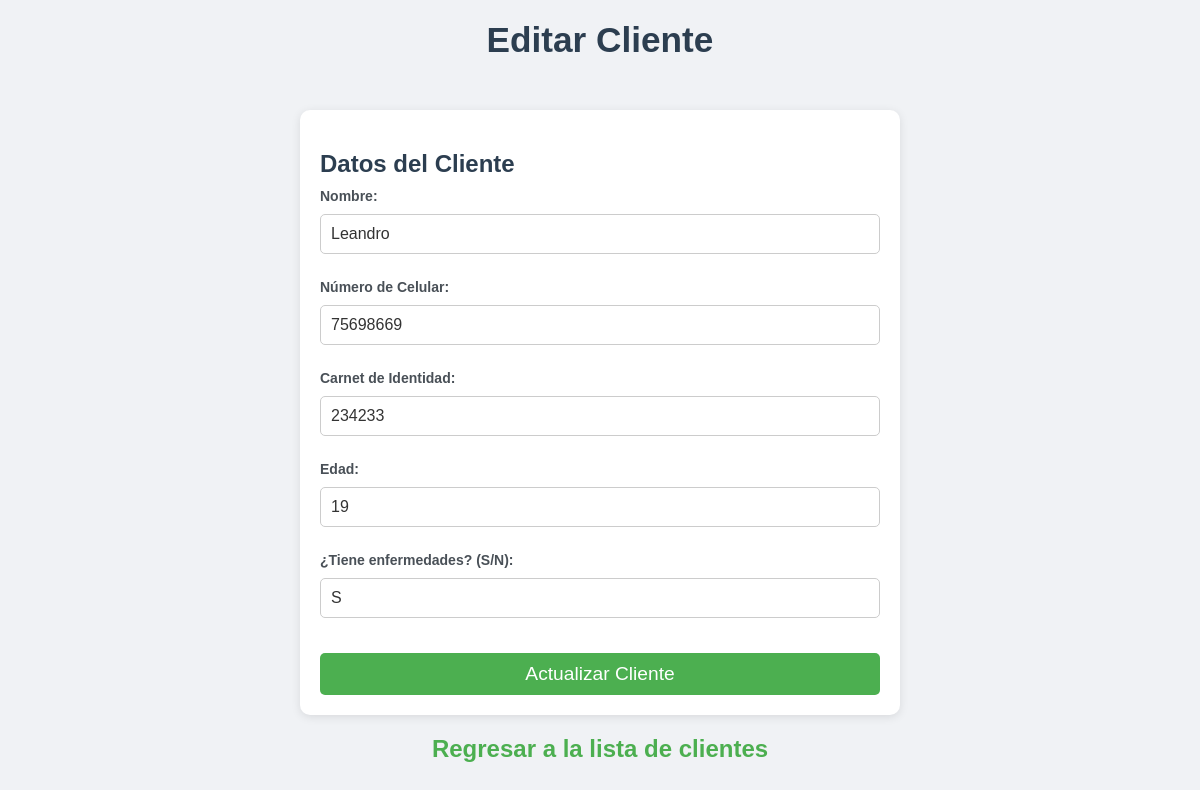
Page /editar_clientes.php?id=1 on the committed database.
### tables this page shows
CREATE TABLE `cliente` (
  `id` int(11) NOT NULL,
  `nombre` varchar(50) NOT NULL,
  `numero_de_celular` int(8) NOT NULL,
  `carnet_de_identidad` int(8) NOT NULL,
  `edad` int(3) NOT NULL,
  `enfermedades` varchar(2) NOT NULL,
  `historial_medico_id_hm` int(10) NOT NULL,
  `historial_tat_id_historial` int(10) NOT NULL
);

### editar_clientes.php (the view, shortened to what this page needs)
<?php
include 'connection.php';
if (isset($_GET['id'])) {
    $id_cliente = $_GET['id'];
    $sql_cliente = "SELECT * FROM cliente WHERE id = '$id_cliente'";
    $result_cliente = $conn->query($sql_cliente);
    $cliente = $result_cliente->fetch_assoc();
}
?>
<!DOCTYPE html>
<html lang="es">
<head>
    <link rel="stylesheet" href="css/estilo.css">
</head>
<body>
    <h1>Editar Cliente</h1>
    <form method="post" action="editar_clientes.php?id=<?php echo $id_cliente; ?>">
        <h2>Datos del Cliente</h2>
        <label for="nombre_cliente">Nombre:</label>
        <input type="text" id="nombre_cliente" name="nombre_cliente" value="<?php echo htmlspecialchars($cliente['nombre']); ?>" required>
        <label for="numero_de_celular">Número de Celular:</label>
        <input type="number" id="numero_de_celular" name="numero_de_celular" value="<?php echo htmlspecialchars($cliente['numero_de_celular']); ?>" required>
        <label for="carnet_de_identidad">Carnet de Identidad:</label>
        <input type="number" id="carnet_de_identidad" name="carnet_de_identidad" value="<?php echo htmlspecialchars($cliente['carnet_de_identidad']); ?>" required>
        <label for="edad">Edad:</label>
        <input type="number" id="edad" name="edad" value="<?php echo htmlspecialchars($cliente['edad']); ?>" required>
        <label for="enfermedades">¿Tiene enfermedades? (S/N):</label>
        <input type="text" id="enfermedades" name="enfermedades" value="<?php echo htmlspecialchars($cliente['enfermedades']); ?>" maxlength="1" required>
        <button type="submit">Actualizar Cliente</button>
    </form>
    <h2><a href="gestionar_clientes.php">Regresar a la lista de clientes</a></h2>
</body>
</html>

### Kraken/css/estilo.css (style rules this page uses)
body { font-family: 'Arial', sans-serif; background-color: #e9ecef; margin: 0; }
h1 { color: #343a40; text-align: center; margin-bottom: 20px; font-size: 24px; }
form { padding: 20px; }
form label { font-size: 14px; color: #495057; display: block; margin-bottom: 5px; }
form input, form textarea, form select { width: 100%; padding: 10px; margin-bottom: 15px; border: 1px solid #ced4da; border-radius: 5px; font-size: 14px; }
form button { background-color: #17a2b8; color: #ffffff; border: none; padding: 12px 20px; border-radius: 5px; font-size: 14px; cursor: pointer; width: 100%; transition: background-color 0.3s ease; }
a { color: #17a2b8; text-decoration: none; }

### editar_clientes.php (style rules this page uses)
* { margin: 0; padding: 0; box-sizing: border-box; font-family: Arial, sans-serif; color: #333; }
body { background-color: #f0f2f5; display: flex; flex-direction: column; align-items: center; min-height: 100vh; padding: 20px; }
h1 { color: #2c3e50; font-size: 2.2em; margin-bottom: 20px; text-align: center; }
h2 { color: #2c3e50; margin-top: 20px; font-size: 1.5em; }
a { color: #4CAF50; text-decoration: none; font-weight: bold; }
form { width: 80%; max-width: 600px; background-color: #ffffff; padding: 20px; border-radius: 10px; box-shadow: 0 2px 10px rgba(0, 0, 0, 0.1); margin-top: 30px; }
label { display: block; margin-top: 10px; font-weight: bold; }
input[type="text"], input[type="number"] { width: 100%; padding: 10px; margin-top: 5px; border: 1px solid #ccc; border-radius: 5px; font-size: 1em; }
button[type="submit"] { background-color: #4CAF50; color: white; padding: 10px 20px; border: none; border-radius: 5px; cursor: pointer; font-size: 1em; margin-top: 20px; width: 100%; transition: background-color 0.3s; }
button[type="submit"] { font-size: 1.2em; }

### rows in the picture
cliente: nombre_cliente "Leandro", numero_de_celular "75698669", carnet_de_identidad "234233", edad "19", enfermedades "S"
